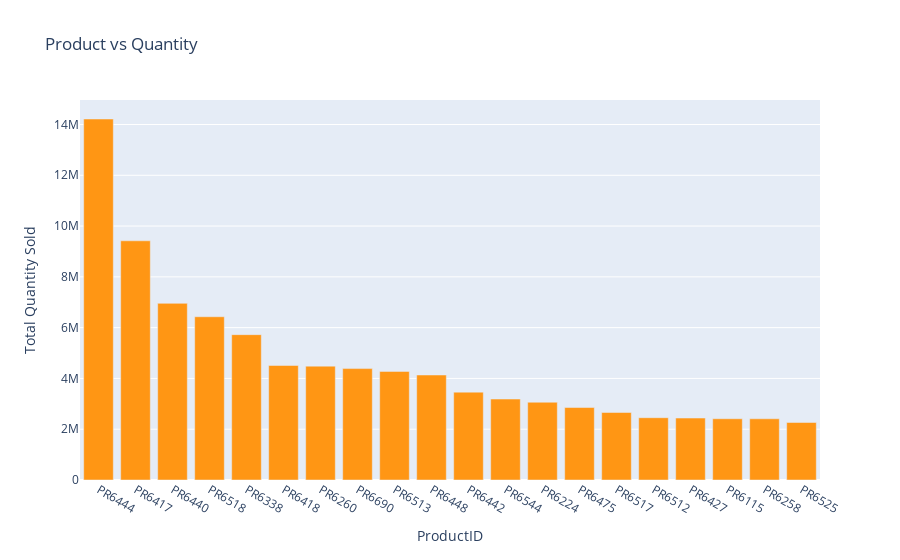

Notebook source saved alongside this figure:
### Code cell
data_plot = [go.Bar(x=d_51.index,
                          y=d_51.Quantity.astype(float),
       marker=dict(
        color="rgb(300,150,20)",# Lava (#CC0E1D)
#         color = 'rgb(200,0,0)'   `
    ))]
layout = go.Layout(title = "Product vs Quantity",xaxis=dict(title="ProductID"),yaxis=dict(title="Total Quantity Sold"))
fig = go.Figure(data= data_plot, layout=layout)
iplot(fig)

### Figure 1 — Plotly figure (JSON) as saved in the notebook; plotly's stock layout.template omitted (floating-point values rounded to 4 significant figures)
{"data": [{"marker": {"color": "rgb(300,150,20)"}, "type": "bar", "x": ["PR6444", "PR6417", "PR6440", "PR6518", "PR6338", "PR6418", "PR6260", "PR6690", "PR6513", "PR6448", "PR6442", "PR6544", "PR6224", "PR6475", "PR6517", "PR6512", "PR6427", "PR6115", "PR6258", "PR6525"], "y": [14216571, 9419593, 6956051, 6429050, 5723814, 4509498, 4484172, 4387992, 4276757, 4134452, 3460111, 3188300, 3062502, 2854327, 2658823, 2453049, 2439790, 2411744, 2410263, 2265121]}], "layout": {"title": {"text": "Product vs Quantity"}, "xaxis": {"title": {"text": "ProductID"}}, "yaxis": {"title": {"text": "Total Quantity Sold"}}}}
